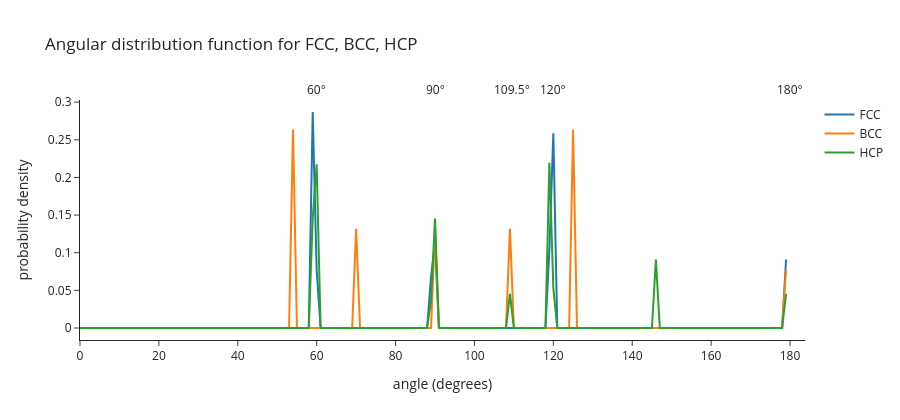

The notebook cell this image was saved under:
### Markdown cell above
## 1. ADF for the three close-packed lattices

Perfect FCC has bond angles at exactly 60°, 90°, 120° and 180°. BCC peaks
at 70.5° and 109.5° (the tetrahedral pair) once the second shell is
included; HCP shares FCC's main angles but with a slightly different
weight at 60° (extra in-plane bonds).

### Code cell
structures = {
    'FCC': (make_crystal('fcc', lattice_constant=4.05, repetitions=(4,4,4)), 3.2),
    'BCC': (make_crystal('bcc', lattice_constant=2.87, repetitions=(4,4,4)), 3.0),
    'HCP': (make_crystal('hcp', lattice_constant=3.21, repetitions=(4,4,4)), 3.5),
}

fig = go.Figure()
for name, (atoms, cut) in structures.items():
    pyscal.find_neighbors(atoms, method='cutoff', cutoff=cut)
    adf, angles = pyscal.angular_distribution_function(atoms, bins=180)
    fig.add_trace(go.Scatter(x=angles, y=adf, mode='lines', name=name))

for ang, txt in [(60, '60\u00b0'), (90, '90\u00b0'),
                 (109.5, '109.5\u00b0'), (120, '120\u00b0'), (180, '180\u00b0')]:
    fig.add_vline(x=ang, line_dash='dot', line_color='lightgrey',
                  annotation_text=txt, annotation_position='top')
fig.update_layout(xaxis_title='angle (degrees)', yaxis_title='probability density',
                  title='Angular distribution function for FCC, BCC, HCP',
                  template='simple_white', height=420)
fig

### Figure 1 — Plotly figure (JSON) as saved in the notebook; plotly's stock layout.template omitted (floating-point values rounded to 4 significant figures; data arrays with more than 128 entries replaced by an {"elided": "..."} marker saying what was removed)
{"data": [{"mode": "lines", "name": "FCC", "type": "scatter", "x": {"elided": "180 float values"}, "y": {"elided": "180 float values"}}, {"mode": "lines", "name": "BCC", "type": "scatter", "x": {"elided": "180 float values"}, "y": {"elided": "180 float values"}}, {"mode": "lines", "name": "HCP", "type": "scatter", "x": {"elided": "180 float values"}, "y": {"elided": "180 float values"}}], "layout": {"annotations": [{"showarrow": false, "text": "60°", "x": 60, "xanchor": "center", "xref": "x", "y": 1, "yanchor": "bottom", "yref": "y domain"}, {"showarrow": false, "text": "90°", "x": 90, "xanchor": "center", "xref": "x", "y": 1, "yanchor": "bottom", "yref": "y domain"}, {"showarrow": false, "text": "109.5°", "x": 109.5, "xanchor": "center", "xref": "x", "y": 1, "yanchor": "bottom", "yref": "y domain"}, {"showarrow": false, "text": "120°", "x": 120, "xanchor": "center", "xref": "x", "y": 1, "yanchor": "bottom", "yref": "y domain"}, {"showarrow": false, "text": "180°", "x": 180, "xanchor": "center", "xref": "x", "y": 1, "yanchor": "bottom", "yref": "y domain"}], "height": 420, "shapes": [{"line": {"color": "lightgrey", "dash": "dot"}, "type": "line", "x0": 60, "x1": 60, "xref": "x", "y0": 0, "y1": 1, "yref": "y domain"}, {"line": {"color": "lightgrey", "dash": "dot"}, "type": "line", "x0": 90, "x1": 90, "xref": "x", "y0": 0, "y1": 1, "yref": "y domain"}, {"line": {"color": "lightgrey", "dash": "dot"}, "type": "line", "x0": 109.5, "x1": 109.5, "xref": "x", "y0": 0, "y1": 1, "yref": "y domain"}, {"line": {"color": "lightgrey", "dash": "dot"}, "type": "line", "x0": 120, "x1": 120, "xref": "x", "y0": 0, "y1": 1, "yref": "y domain"}, {"line": {"color": "lightgrey", "dash": "dot"}, "type": "line", "x0": 180, "x1": 180, "xref": "x", "y0": 0, "y1": 1, "yref": "y domain"}], "title": {"text": "Angular distribution function for FCC, BCC, HCP"}, "xaxis": {"title": {"text": "angle (degrees)"}}, "yaxis": {"title": {"text": "probability density"}}}}
